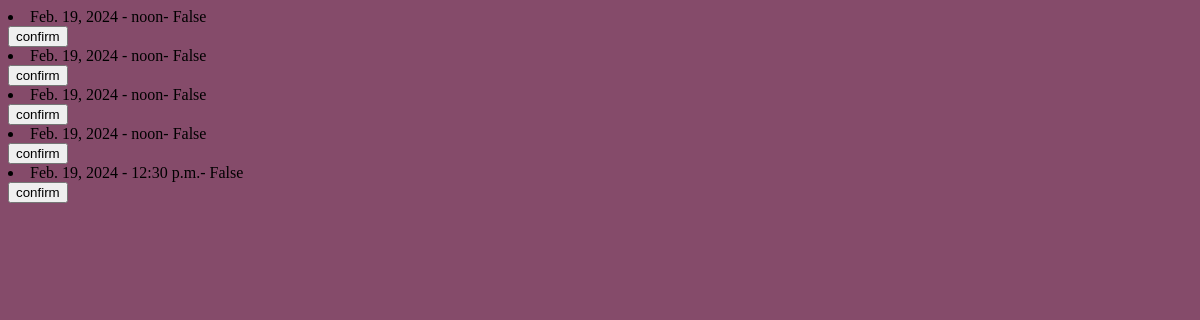
Page /orders_admin/ (signed in) on the committed database.
### reservation_app/models.py (models this page shows, shortened)
class Book(models.Model):
    user = models.ForeignKey(settings.AUTH_USER_MODEL, on_delete=models.CASCADE, default=1)
    time = models.TimeField(default='12:30:00')
    date = models.DateField(default='2024-02-19')
    guests = models.IntegerField(default=1)
    confirmation= models.CharField(default='False', max_length=20)

### reservation_app/views.py (the view)
# urls.py: path('orders_admin/', views.orders_admin, name='orders_admin'),
def orders_admin(request):
    if request.user.is_superuser:
        user_orders = Book.objects.filter(confirmation='False')
        return render(request, 'orders_admin.html', {'user_orders': user_orders})
    else:
        return redirect('home')

### reservation_app/templates/orders_admin.html (shortened to what this page needs)
{% extends 'base.html' %}
{% block content %}
     {% if user.is_authenticated %}
     {% for order in user_orders %}
     <li>{{ order.date }} - {{ order.time }}- {{ order.confirmation }}</li>
     <a href="{% url 'confirm' %}">
        <button >confirm</button>
    </a>
     {% endfor %}
     {% endif %}
{% endblock %}

### rows in the picture
Book: date "Feb. 19, 2024", time "noon", confirmation "False"
Book: date "Feb. 19, 2024", time "noon", confirmation "False"
Book: date "Feb. 19, 2024", time "noon", confirmation "False"
Book: date "Feb. 19, 2024", time "noon", confirmation "False"
Book: date "Feb. 19, 2024", time "12:30 p.m.", confirmation "False"
